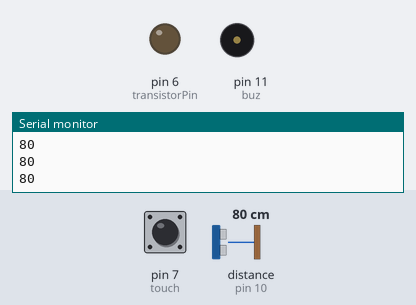
Bench run of a sketch on a simulated Arduino Uno, built with avr-gcc and run on an emulated ATmega328P. On the bench: output pins drawn as LEDs (lit = HIGH), buzzer (waves = sounding), the last lines printed to the serial monitor. Wiring (inferred from the names in the program): ultrasonic range finder: trigger pin 9; echo pin 10. Inputs (shaded band) come from the test bench; at power-on: distance to the obstacle (sensor on pin 10) 80 cm, pin 7 (touch) LOW. The echo pulse lasts 58.3 µs per cm; pins used as bus, display or sensor lines are not drawn.

Above: at 3.2 s.
3.3 s: distance to the obstacle (sensor on pin 10) set to 8 cm
4.8 s: distance to the obstacle (sensor on pin 10) set to 5 cm
At 7.0 s:
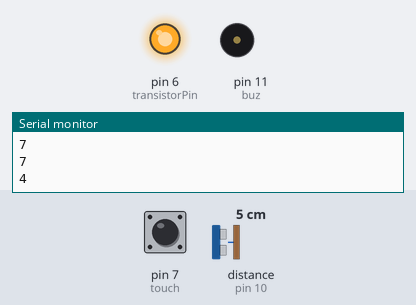
7.3 s: pin 7 (touch) pulled HIGH for 1 s
10.3 s: distance to the obstacle (sensor on pin 10) set to 9 cm
At 12.0 s:
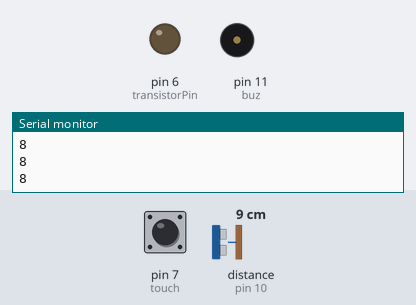
12.3 s: pin 7 (touch) pulled HIGH for 0.15 s
At 13.7 s:
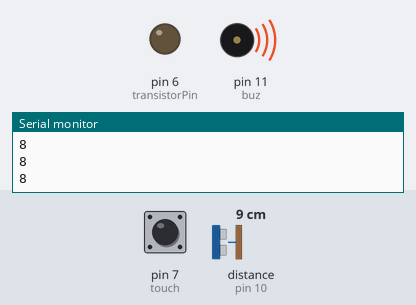
Timing chart, 0 to 18.9 s (numbered marks = the images above; inputs shaded):
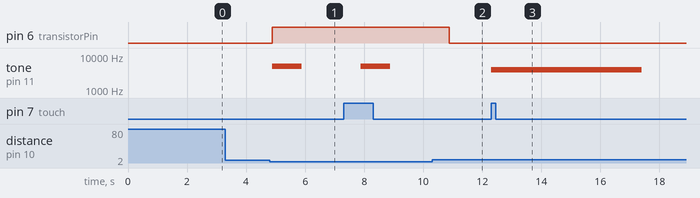

The sketch:

arduino_code.ino
```cpp
#include <SoftwareSerial.h>

SoftwareSerial espSerial(12, 13); // RX, TX

#define trig 9
#define echo 10
#define buz 11
const int touch = 7;
int transistorPin = 6;

void setup() {
  pinMode(trig, OUTPUT);
  pinMode(echo, INPUT);
  pinMode(buz, OUTPUT);
  pinMode(touch, INPUT);
  Serial.begin(9600);
  espSerial.begin(115200);
  delay(2000);  // Set the baud rate for SoftwareSerial
  pinMode(transistorPin, OUTPUT); // Set transistor pin as output
}


void loop() {
  long distance = us();
  Serial.println(distance);
  if (distance <= 5) {
    espSerial.println("c");
    buzz();
    // if (Serial.available() > 0) {

    delayMicroseconds(400);
    if( distance < 100)
    {
      // Activate the vibrator for 1 second
      turnOnVibrator();
      tone(buz,5000,1000);
      delay(3000); // Wait for 1 second

      // Deactivate the vibrator for 1 second
      turnOffVibrator();
       // Wait for 1 second
    }
    else{
    delay(1000); // Add a delay to avoid continuous sending
    }


  }
  else{
    delay(100);
  }
  if(digitalRead(touch)){
    tone(buz,4000,5000);
  }
}

void turnOnVibrator() {
  digitalWrite(transistorPin, HIGH); // Set transistor pin to HIGH
}

void turnOffVibrator() {
  digitalWrite(transistorPin, LOW); // Set transistor pin to LOW
}

int us() {
  digitalWrite(trig, LOW);
  delayMicroseconds(2);
  digitalWrite(trig, HIGH);
  delayMicroseconds(10);
  digitalWrite(trig, LOW);

 long t = pulseIn(echo, HIGH);
 return (t / 29) / 2;
}
void buzz()
{
tone(buz,5000,1000);
}
```

Measured:
- the behaviour switches between 7 and 6 cm on distance to the obstacle (sensor on pin 10) (found by bisection; images 0 and 1)
- after the input at 4.8 s, pin 6 (transistorPin): LOW → HIGH after 0.09 s; tone on pin 11 (buz): silent → 5000 Hz after 0.09 s, → silent 1.0 s later
- after the input at 10.3 s, pin 6 (transistorPin): HIGH → LOW after 0.59 s; tone on pin 11 (buz): stays silent (without the input it goes to 5000 Hz after 0.59 s)
- after the input at 12.3 s, tone on pin 11 (buz): silent → 4000 Hz at once, → silent 5.1 s later
